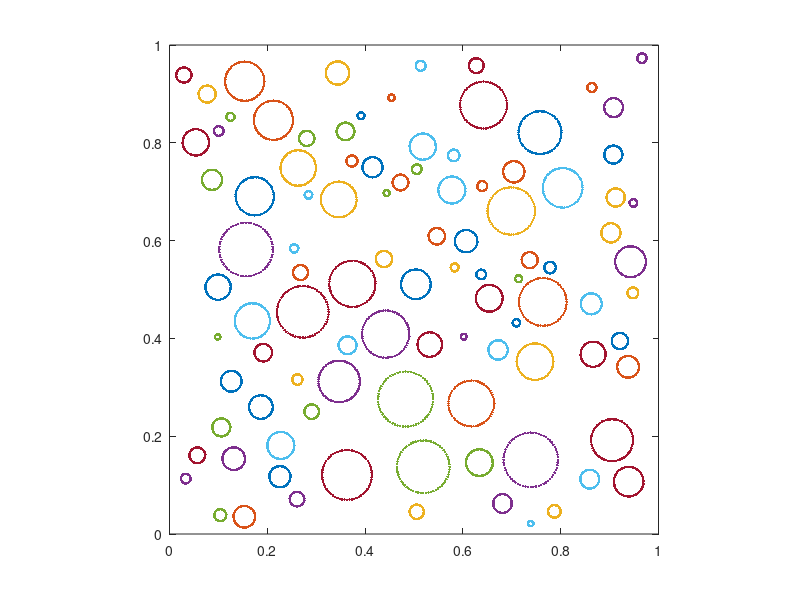

Write the MATLAB code that produced this figure.
function x = generateCircles()
% x = GENERATECIRCLES(v)
% 
% generate random heterogeneous circles

v = 1;                  % verbosity: 1=plot circles, 0=don't plot
m = 100;                % number of particles to generate
n = 64;                 % #nodes per particle
offset = 0.01;          % smallest distance between particles
rmax = sqrt(1/m/pi);    % max radius
rmin = 1/2/m;           % min radius

x = zeros(n,m);         % node coordinates of particles
c = zeros(m,2);         % centers of particles
r = zeros(m,1);         % radii of particles
t = linspace(0,2*pi,n+1).'; t(end) = [];

j = 0;
while j<m
    j = j+1;
    flag = false;
    while ~flag
        r(j) = rmin + rand()*(rmax-rmin);
        c(j,:) = r(j)+offset + rand(1,2)*(1-2*r(j)-2*offset);
        flag = true;
        if any(abs((c(1:j-1,1)-c(j,1)) + 1i*(c(1:j-1,2)-c(j,2))) < r(1:j-1) + r(j) + offset)
            flag = false;
        end
    end
    x(:,j) = r(j)*exp(1i*t)+c(j,1)+1i*c(j,2);
end

if v
    figure(1)
    clf
    for j = 1:m
        plot(x([1:end,1],j),'.')
        hold on
    end
    axis([0,1,0,1])
    axis square
end